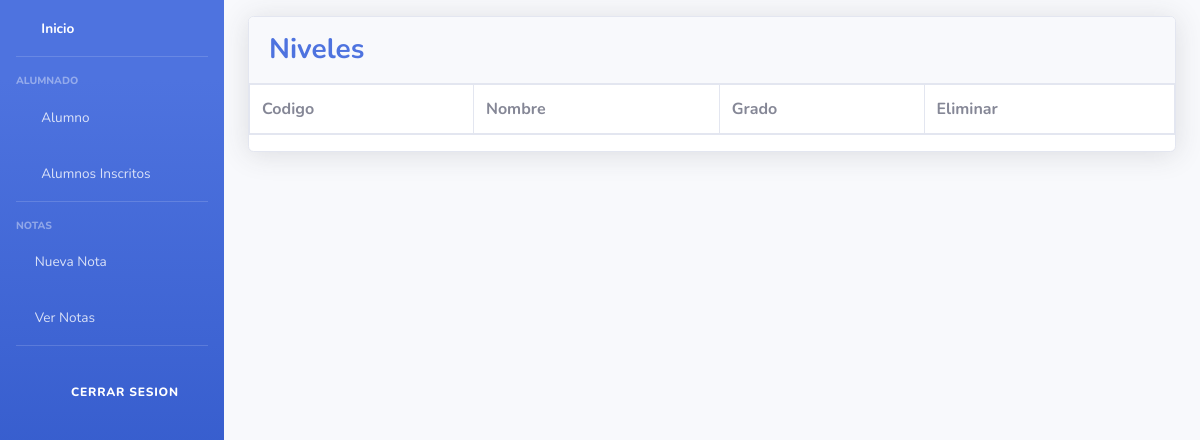
Before: /listNivel/ with the older database file.
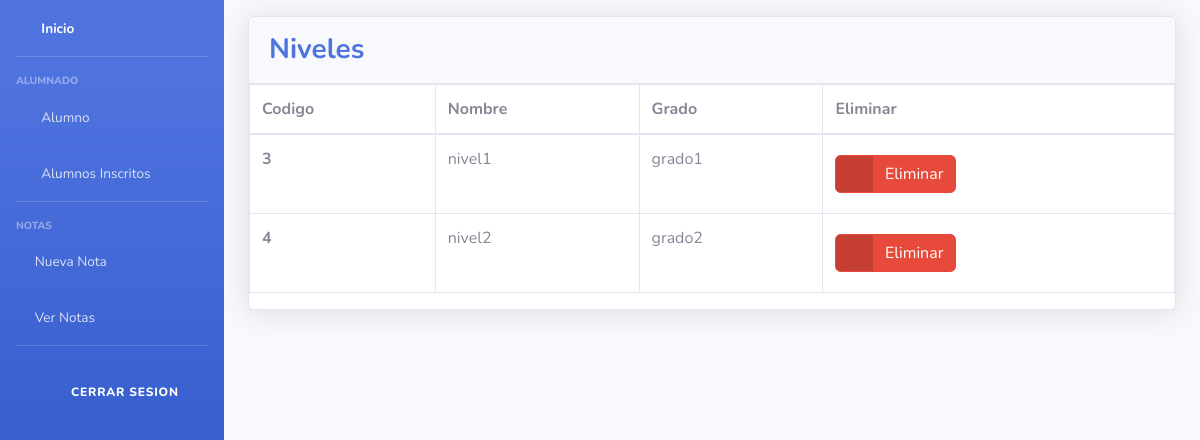
After: the same page with the newer database file.
### Models/Nivel/models.py (models this page shows, shortened)
class Nivel(models.Model):
    id_nivel = models.AutoField(primary_key=True)
    nombre_nivel = models.CharField(max_length=45)
    grado_id_grado = models.ForeignKey(Grado, on_delete=models.CASCADE)

class Grado(models.Model):
    id_grado = models.AutoField(primary_key=True)
    nombre_grado = models.CharField(max_length=45)
    def __str__(self):
        return '{}'.format(self.nombre_grado)

### Models/Nivel/views.py (the view)
# urls.py: path("listNivel/", formNivel.index, name="indexLevel"),
    def index(request):
        niveles = Nivel.objects.all()
        return render(request, "nivel_index.html", {"lb_niveles": niveles})

### Templates/nivel_index.html (shortened to what this page needs)
{% extends "nabvar.html" %}
{% block content %}
<div class="container-fluid">
    <div class="card shadow mb-4">
          <div class="card-header py-3">
              <h3 class="m-0 font-weight-bold text-primary">Niveles</h3>
            </div>
            <div class="ca  rd-body">
              <div class="table-responsive">
                <table class="table table-bordered" id="dataTable" width="100%" cellspacing="0">
                  <thead>
                    <tr>
                      <th scope= "col">Codigo</th>
                      <th scope= "col">Nombre</th>
                      <th scope= "col">Grado</th>
                        <th scope="col">Eliminar</th>
                    </tr>
                  </thead>
                  <tbody>
                    {% for Nivel in lb_niveles %}
                    <tr>
                      <th scope="row">{{ Nivel.pk }}</th>
                      <td>{{ Nivel.nombre_nivel}}</td>
                      <td>{{ Nivel.grado_id_grado}}</td>
                        <td>
                            <a href="{% url 'deleteLevel' Nivel.pk %}" class="btn btn-danger btn-icon-split">
                                <span class="icon text-white-50">
                                <i class="fas fa-trash"></i>
                                </span>
                                <span class="text">Eliminar</span>
                            </a>
                        </td>
                    </tr>
                  {% endfor %}
                  </tbody>
                </table>
              </div>
            </div>
    </div>
</div>
{% endblock %}

Changed rows visible on the page:
added Nivel: pk "3", nombre_nivel "nivel1", grado_id_grado "grado1"
added Nivel: pk "4", nombre_nivel "nivel2", grado_id_grado "grado2"
